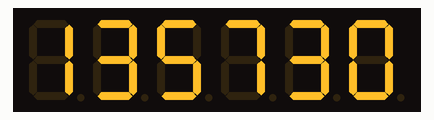
The sketch below on a simulated Arduino Uno, built with avr-gcc and run on an emulated ATmega328P. On the bench: 6-digit seven-segment display.

Above: at 0.1 s.
At 4.1 s:
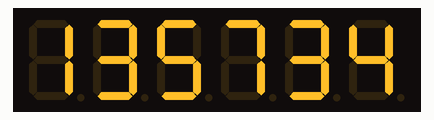
At 9.1 s:
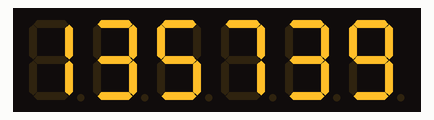
At 19.1 s:
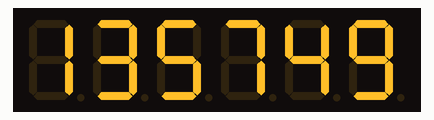
At 29.1 s:
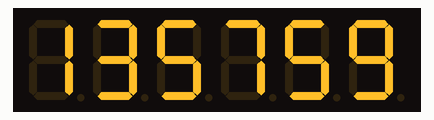
At 39.1 s:
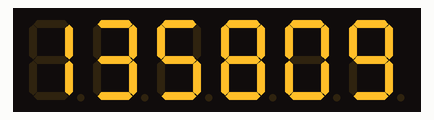

The sketch:

code.ino
```cpp
#include "SevSeg.h"


SevSeg sevseg;       //Instanciamos el object
//se genera un problema a partir del valor 32759
int hora=13;
int minuto=57;
int segundo=30;
unsigned long tiempo1=0;
unsigned long tiempo2=0;
long actual=0;


void setup()
{
   byte hardwareConfig = N_TRANSISTORS;  //Indica que es cátodo común con NPN
   byte numDigits = 6;
   byte digitPins[] = {8,9,10,11,12,13}; //transistores
   byte segmentPins[] = {1,2,3,4,5,6,7,0};
   bool resistorsOnSegments = true;     //true indica que resistencia esta en el pin de segmento
   bool updateWithDelays = false;       //Recomendado
   bool leadingZeros = true;            //true muestra ceros a izquierda

   sevseg.begin(hardwareConfig, numDigits, digitPins, segmentPins, resistorsOnSegments, updateWithDelays, leadingZeros);
   sevseg.setBrightness(60);            //Establece brillo
}


void loop()
{

un_seg (); //void un seg


contador(); //void contador
actual= ((hora*10000L)+(minuto*100)+(segundo));
sevseg.setNumber(actual,6); //convierte los valores hora, minuto y segundo en un unico valor permitiendo su uso con set number
sevseg.refreshDisplay(); // Must run repeatedly; don't use blocking code (ex: delay()) in the loop() function or this won't work right
}


void un_seg()
{
tiempo2=(millis()/1000);
if ( tiempo1 != tiempo2 ) {
 tiempo1=tiempo2;
 segundo++;
 }
}

void contador(){
//las rutinas reinician los contadores para evitar que se muestren valores fuera de la escala de tiempo

//rutina segundos
if ( segundo == 61 ) {
segundo =0;
segundo++;}

if ( ( segundo == 60 ) ) {
segundo =0;
minuto++;}


// Rutina para los minutos

if (minuto == 61 ) {
minuto =0;
minuto++; }

if ( ( minuto == 60 ) ) {
minuto =0;
hora++;}

// Rutina para las horas

if ( hora == 25 ) {
hora =0;
hora++; }

if ( (hora == 24) ) {
hora =0;
minuto =0;
segundo =0;
 }
}
```

Measured:
- what the display in image 1 shows lasts 1.0 s, from 4.0 s to 5.0 s
